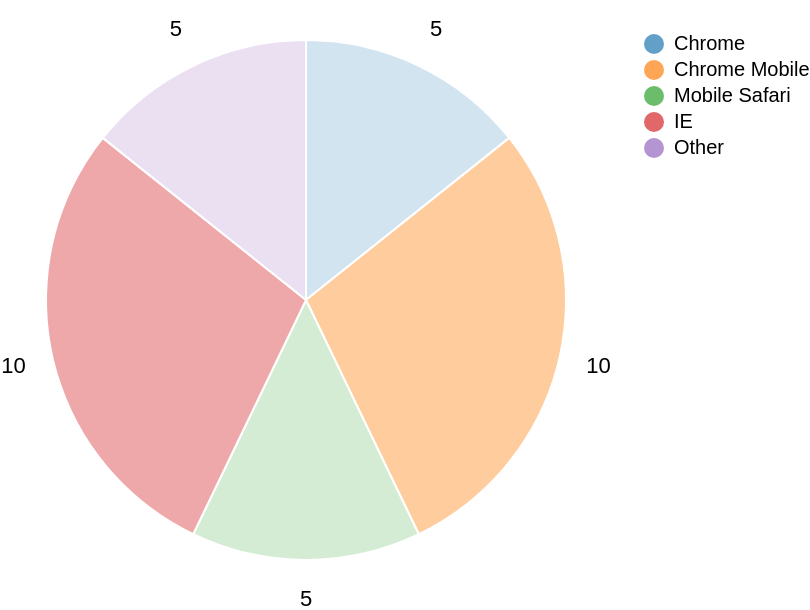

Source (Vega-Lite JSON):
### Vega specification from a JSON file in a GitHub repository (floating-point values rounded to 4 significant figures)
{"$schema": "https://vega.github.io/schema/vega/v3.0.json", "width": 300, "height": 300, "data": [{"name": "data_table", "values": [{"key": "Chrome", "value": 5}, {"key": "Chrome Mobile", "value": 10}, {"key": "Mobile Safari", "value": 5}, {"key": "IE", "value": 10}, {"key": "Other", "value": 5}], "transform": [{"type": "collect"}]}, {"name": "data_table_pie", "source": "data_table", "transform": [{"type": "pie", "field": "value", "as": ["ff_outer_startAngle", "ff_outer_endAngle"]}]}], "scales": [{"name": "scale_color", "type": "ordinal", "range": {"scheme": "category10"}, "domain": {"data": "data_table", "field": "key"}}], "marks": [{"name": "mark_outer_ring", "type": "arc", "from": {"data": "data_table_pie"}, "encode": {"enter": {"x": {"signal": "width / 2"}, "y": {"signal": "height / 2"}, "fill": {"scale": "scale_color", "field": "key"}, "fillOpacity": {"signal": "min(max(datum['value'] * 0.04, 0.2), 0.7)"}, "stroke": {"value": "white"}, "startAngle": {"field": "ff_outer_startAngle"}, "endAngle": {"field": "ff_outer_endAngle"}, "innerRadius": {"value": 0}, "outerRadius": {"value": 130}}}}, {"name": "mark_text", "type": "text", "from": {"data": "data_table_pie"}, "encode": {"enter": {"text": {"signal": "datum['value']"}, "x": {"signal": "width / 2"}, "y": {"signal": "height / 2"}, "radius": {"value": 150}, "theta": {"signal": "(datum['ff_outer_startAngle'] + datum['ff_outer_endAngle'])/2"}, "align": {"value": "center"}, "baseline": {"value": "middle"}}}}], "legends": [{"fill": "scale_color", "title": "", "orient": "right", "encode": {"symbols": {"enter": {"fillOpacity": {"value": 0.7}}}, "labels": {"update": {"text": {"field": "value"}}}}}]}
